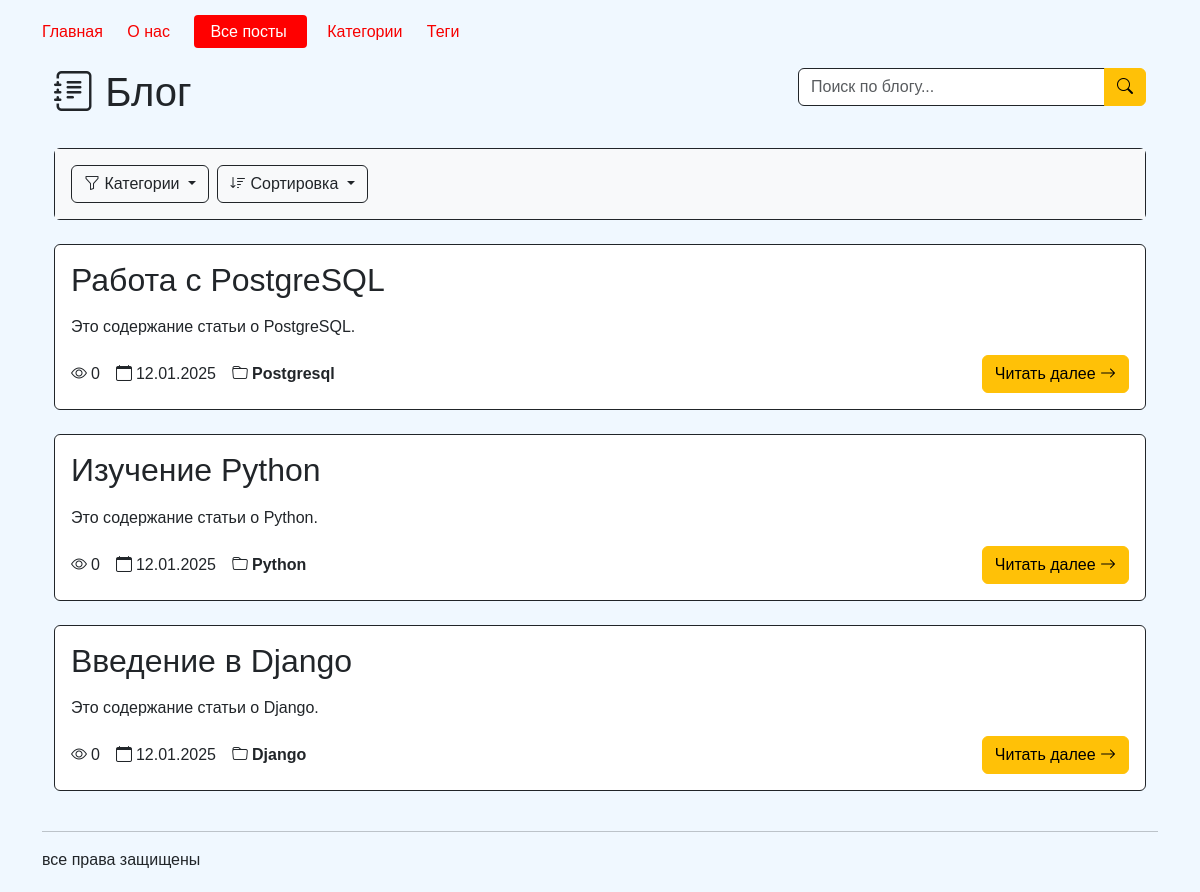
/posts/, run on an earlier commit of the app's database.
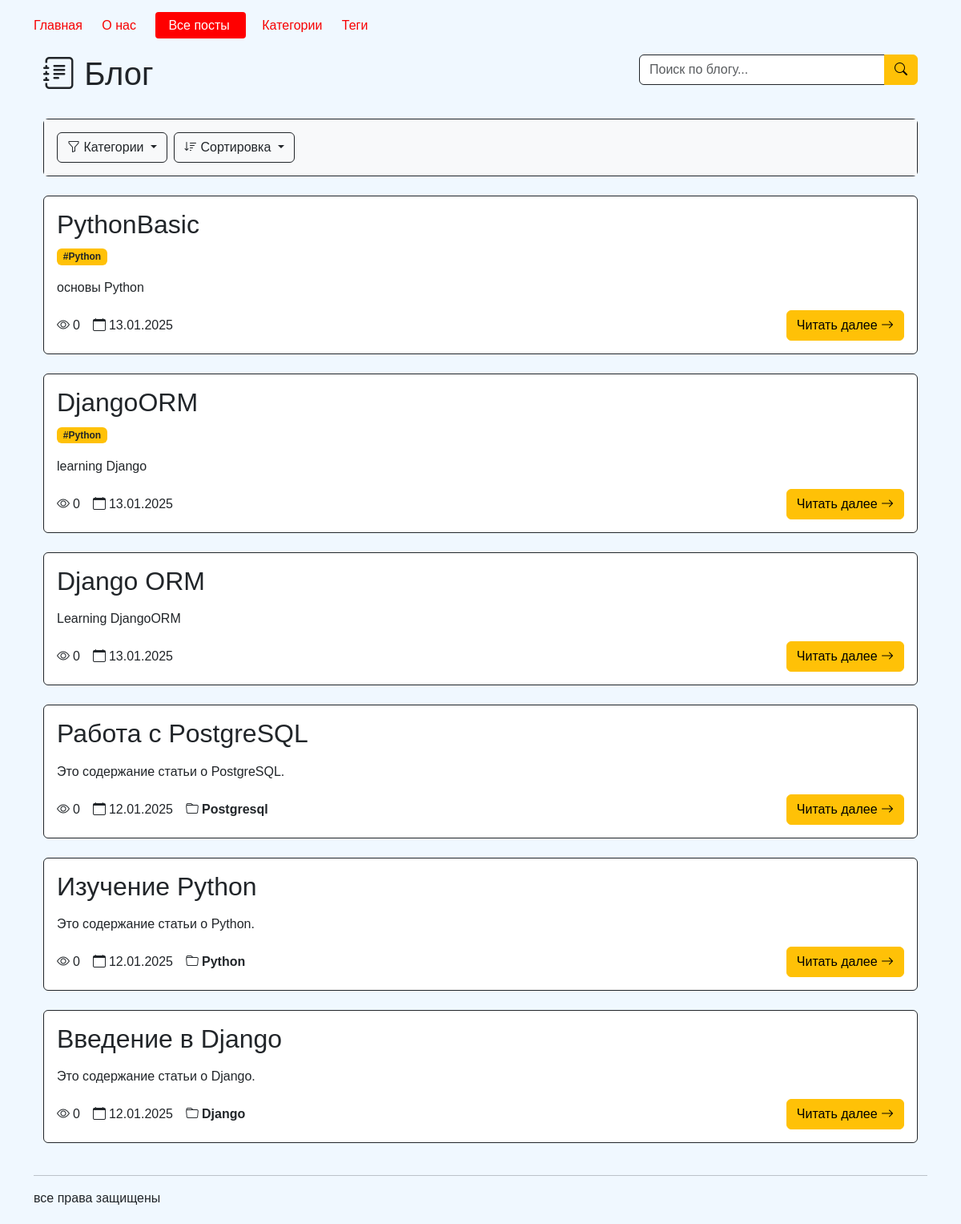
And on a later commit of the database.
### python_blog/models.py (models this page shows, shortened)
class Post(models.Model):
    title = models.CharField(max_length=100, unique=True, verbose_name="Заголовок")
    slug = models.SlugField(max_length=250, unique=True, verbose_name="Слаг", blank=True, null=True)
    content = models.TextField(verbose_name="Контент")
    author = models.ForeignKey(get_user_model(), on_delete=models.CASCADE, verbose_name="Автор", related_name="posts", default=None, null=True)
    created_at = models.DateTimeField(auto_now_add=True, verbose_name="Дата создания")
    updated_at = models.DateTimeField(auto_now=True, verbose_name="Дата обновления")
    views = models.PositiveIntegerField(default=0, verbose_name="Просмотры")
    category = models.ForeignKey(
        "Category",  # Ссылка на модель Category
        on_delete=models.SET_NULL,  # При удалении категории, установить значение NULL
        blank=True,  # Не требуем в формах заполнения
        null=True,  # Разрешаем значение NULL в базе данных
        related_name="posts",  # Имя обратной связи
        default=None,  # По умолчанию значение NULL
        verbose_name="Категория",
    )
    tags = models.ManyToManyField("Tag", related_name="posts", verbose_name="Теги")
    def get_absolute_url(self):
        return reverse("blog:post_detail", args=[self.slug])
    class Meta:
        ordering = ["-created_at"]
        verbose_name = "Пост"
        verbose_name_plural = "Посты"

class Category(models.Model):
    name = models.CharField(max_length=200, verbose_name="Название")
    slug = models.SlugField(max_length=250, unique=True, verbose_name="Слаг")
    description = models.TextField(
        blank=True, null=True, default="Без описания", verbose_name="Описание"
    )
    class Meta:
        verbose_name = "Категория"
        verbose_name_plural = "Категории"
        ordering = ["name"]

class Tag(models.Model):
    name = models.CharField(max_length=100, verbose_name="Название")
    slug = models.SlugField(max_length=250, unique=True, verbose_name="Слаг")
    def __str__(self):
        return self.name
    class Meta:
        verbose_name = "Тег"
        verbose_name_plural = "Теги"
        ordering = ["name"]

### python_blog/views.py (the view)
# urls.py: path('', catalog_posts, name='posts'),
def catalog_posts(request):
    posts = Post.objects.select_related('category', 'author').prefetch_related('tags').all()
    context = {
        'title': 'Блог',
        'posts': posts
    }
    return render(request, 'python_blog/blog.html', context)

### python_blog/context_processors.py (called while the page is built)
def menu_items(request):
    menu = [
    {"title": "Главная", "url_name": "main"},
    {"title": "О нас", "url_name": "about"},
    {"title": "Все посты", "url_name": "blog:posts"},
    {"title": "Категории", "url_name": "blog:categories"},
    {"title": "Теги", "url_name": "blog:tags"},
]
    current_url_name = request.resolver_match.view_name
    for item in menu:
        item['is_active'] = current_url_name == item['url_name']
    return {'menu_items': menu}

### python_blog/templates/python_blog/blog.html (shortened to what this page needs)
{% extends "base.html" %}
{% load cache %}
{% block content %}
<div class="container mt-4">
    <div class="row mb-4">
        <div class="col-md-8">
            <h1 class="text-dark"><i class="bi bi-journal-text"></i> Блог</h1>
        </div>
        <div class="col-md-4">
            <div class="input-group">
                <input type="text" class="form-control border-dark" placeholder="Поиск по блогу...">
                <button class="btn btn-warning" type="button">
                    <i class="bi bi-search"></i>
                </button>
            </div>
        </div>
    </div>
    <div class="row mb-4">
        <div class="col-12">
            <div class="card border-dark">
                <div class="card-body bg-light">
                    <div class="d-flex gap-2 flex-wrap">
                        <div class="btn-group">
                            <button class="btn btn-outline-dark dropdown-toggle" type="button" data-bs-toggle="dropdown">
                                <i class="bi bi-funnel"></i> Категории
                            </button>
                        </div>
                        <div class="btn-group">
                            <button class="btn btn-outline-dark dropdown-toggle" type="button" data-bs-toggle="dropdown">
                                <i class="bi bi-sort-down"></i> Сортировка
                            </button>
                        </div>
                    </div>
                </div>
            </div>
        </div>
    </div>
    {% cache 300 post_list %}
    <div class="row">
        <div class="col-12">
            {% for post in posts %}
                {% include 'python_blog/post_preview_include.html' %}
            {% empty %}
                <div class="alert alert-warning">
                    <i class="bi bi-info-circle"></i> Посты не найдены
                </div>
            {% endfor %}
        </div>
    </div>
    {% endcache %}
</div>
{% endblock %}

### python_blog/templates/python_blog/post_preview_include.html (shortened to what this page needs)
{% load cache %}
{% cache 300 post_preview post.id %}
<div class="card mb-4 border-dark">
    <div class="card-body">
        <h2 class="card-title text-dark">{{ post.title }}</h2>
        <div class="mb-3">
            {% for tag in post.tags.all %}
                <a href="{% url 'blog:tag_detail' tag.slug %}" class="text-decoration-none">
                    <span class="badge bg-warning text-dark me-1">#{{ tag }}</span>
                </a>
            {% endfor %}
        </div>
        <p class="card-text">{{ post.content|truncatewords:30 }}</p>
        <div class="d-flex flex-wrap justify-content-between align-items-center">
            <div class="stats text-dark d-flex flex-wrap gap-3 mb-2 mb-md-0">
                <span class="d-flex align-items-center">
                    <i class="bi bi-eye me-1"></i>
                    <span class="stats-text">{{ post.views }}</span>
                </span>
                <span class="d-flex align-items-center">
                    <i class="bi bi-calendar me-1"></i>
                    <span class="stats-text">{{ post.created_at|date:"d.m.Y" }}</span>
                </span>
                {% if post.category %}
                    <span class="d-flex align-items-center">
                        <i class="bi bi-folder me-1"></i>
                        <a href="{% url 'blog:category_detail' post.category.slug %}"
                           class="text-decoration-none text-dark fw-bold stats-text">
                            {{ post.category.name }}
                        </a>
                    </span>
                {% endif %}
            </div>
            <div>
                <a href="{{ post.get_absolute_url }}" class="btn btn-warning d-none d-md-inline-block">
                    Читать далее <i class="bi bi-arrow-right"></i>
                </a>
            </div>
        </div>
    </div>
</div>
{% endcache %}

What changed in the data, as far as the page shows it:
added Post: title "PythonBasic", content "основы Python", views "0", created_at "13.01.2025"
added Tag: name "Python"
added Post: title "DjangoORM", content "learning Django", views "0", created_at "13.01.2025"
added Post: title "Django ORM", content "Learning DjangoORM", views "0", created_at "13.01.2025"
